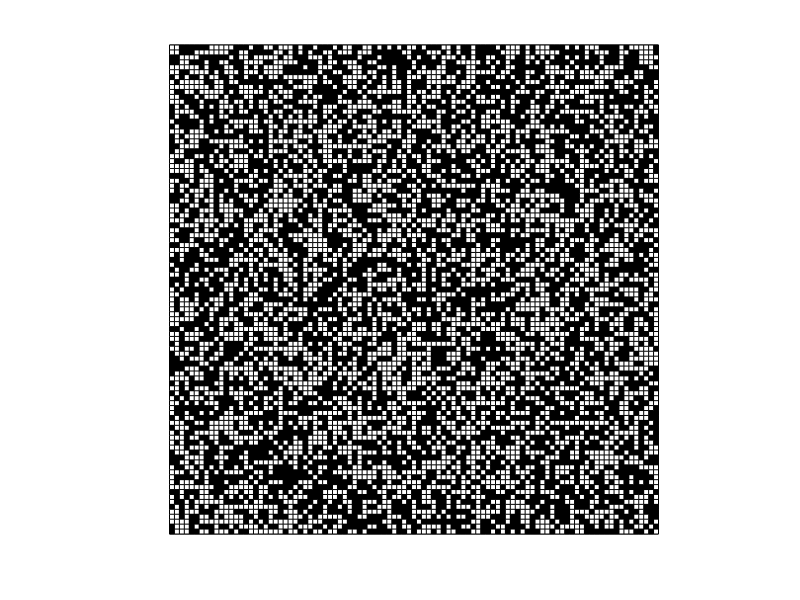

Source code (MATLAB): (Note: this script raises an error after producing the figure.)
%% Conways Game of Life %%
clear;
clc;

%bool to switch between fields
alternating = true; 

%create and initialize playfield randomly
fieldSize = 100;
playField = randi([0 1], fieldSize);
playField(:,:,2) = playField;
pcolor(playField(:,:,alternating))
drawnow;
set(gca,'YTickLabel',[],'XTickLabel',[]);
colormap(flipud(gray(2)))
axis square  
hold on

%create and initialize playfield manually
% fieldSize = 100;
% playField = zeros(fieldSize);
% playField(:,:,2) = zeros(fieldSize);
% playField(10,10,:) = 1;
% playField(10,11,:) = 1;
% playField(10,12,:) = 1;
% playField(11,12,:) = 1;
% playField(9,11,:)  = 1;
% playField(20,20,:) = 1;
% playField(20,21,:) = 1;
% playField(20,22,:) = 1;
% playField(21,22,:) = 1;
% playField(19,21,:) = 1;
% playField(70,70,:) = 1;
% playField(70,71,:) = 1;
% playField(70,72,:) = 1;
% playField(71,72,:) = 1;
% playField(69,71,:) = 1;
% pcolor(playField(:,:,alternating))
% drawnow;
% set(gca,'YTickLabel',[],'XTickLabel',[]);
% colormap(flipud(gray(2)))
% axis square 
% hold on

%let there be light!
%while there is any non-zero element
while any(playField(:,:,alternating + 1), 'all')
    
    %run through grid (without corners and boundaries)
    for i = 2:fieldSize - 1
        for j = 2:fieldSize - 1
            
            %define neighbors
            neighNN = playField(i, j + 1, alternating + 1);
            neighNE = playField(i + 1, j + 1, alternating + 1);
            neighEE = playField(i + 1, j, alternating + 1);
            neighSE = playField(i + 1, j - 1, alternating + 1);
            neighSS = playField(i, j - 1, alternating + 1);
            neighSW = playField(i - 1, j - 1, alternating + 1);
            neighWW = playField(i - 1, j, alternating + 1);
            neighNW = playField(i - 1, j + 1, alternating + 1);
            neighArr = [neighNN neighNE neighEE neighSE neighSS neighSW neighWW neighNW];
            neighNz = nnz(neighArr);
            
            if ((playField(i, j, alternating + 1) == 0) && (neighNz == 3))
                playField(i, j, ~alternating + 1) = 1;
                
            elseif ((playField(i, j, alternating + 1) == 1) && ((neighNz < 2) || (neighNz > 3)))
                playField(i, j, ~alternating + 1) = 0;
                
            else
            end
        end
    end
    
    %west boundary
    i = 1;
    for j = 2:fieldSize - 1
        
        %define neighbors
        neighNN = playField(i, j + 1, alternating + 1);
        neighNE = playField(i + 1, j + 1, alternating + 1);
        neighEE = playField(i + 1, j, alternating + 1);
        neighSE = playField(i + 1, j - 1, alternating + 1);
        neighSS = playField(i, j - 1, alternating + 1);
        neighSW = playField(fieldSize, j - 1, alternating + 1);
        neighWW = playField(fieldSize, j, alternating + 1);
        neighNW = playField(fieldSize, j + 1, alternating + 1);
        neighArr = [neighNN neighNE neighEE neighSE neighSS neighSW neighWW neighNW];
        neighNz = nnz(neighArr);
            
        if ((playField(i, j, alternating + 1) == 0) && (neighNz == 3))
            playField(i, j, ~alternating + 1) = 1;
                
        elseif ((playField(i, j, alternating + 1) == 1) && ((neighNz < 2) || (neighNz > 3)))
            playField(i, j, ~alternating + 1) = 0;
               
        else
        end
    end
    
    %east boundary
    i = fieldSize;
    for j = 2:fieldSize - 1
        
        %define neighbors
        neighNN = playField(i, j + 1, alternating + 1);
        neighNE = playField(1, j + 1, alternating + 1);
        neighEE = playField(1, j, alternating + 1);
        neighSE = playField(1, j - 1, alternating + 1);
        neighSS = playField(i, j - 1, alternating + 1);
        neighSW = playField(i - 1, j - 1, alternating + 1);
        neighWW = playField(i - 1, j, alternating + 1);
        neighNW = playField(i - 1, j + 1, alternating + 1);
        neighArr = [neighNN neighNE neighEE neighSE neighSS neighSW neighWW neighNW];
        neighNz = nnz(neighArr);
            
        if ((playField(i, j, alternating + 1) == 0) && (neighNz == 3))
            playField(i, j, ~alternating + 1) = 1;
                
        elseif ((playField(i, j, alternating + 1) == 1) && ((neighNz < 2) || (neighNz > 3)))
            playField(i, j, ~alternating + 1) = 0;
                
        else
        end
    end
    
    %north boundary
    j = fieldSize;
    for i = 2:fieldSize - 1
        
        %define neighbors
        neighNN = playField(i, 1, alternating + 1);
        neighNE = playField(i + 1, 1, alternating + 1);
        neighEE = playField(i + 1, j, alternating + 1);
        neighSE = playField(i + 1, j - 1, alternating + 1);
        neighSS = playField(i, j - 1, alternating + 1);
        neighSW = playField(i - 1, j - 1, alternating + 1);
        neighWW = playField(i - 1, j, alternating + 1);
        neighNW = playField(i - 1, 1, alternating + 1);
        neighArr = [neighNN neighNE neighEE neighSE neighSS neighSW neighWW neighNW];
        neighNz = nnz(neighArr);
            
        if ((playField(i, j, alternating + 1) == 0) && (neighNz == 3))
            playField(i, j, ~alternating + 1) = 1;
                
        elseif ((playField(i, j, alternating + 1) == 1) && ((neighNz < 2) || (neighNz > 3)))
            playField(i, j, ~alternating + 1) = 0;
                
        else
        end
    end
    
    %south boundary
    j = 1;
    for i = 2:fieldSize - 1
        
        %define neighbors
        neighNN = playField(i, j + 1, alternating + 1);
        neighNE = playField(i + 1, j + 1, alternating + 1);
        neighEE = playField(i + 1, j, alternating + 1);
        neighSE = playField(i + 1, fieldSize, alternating + 1);
        neighSS = playField(i, fieldSize, alternating + 1);
        neighSW = playField(i - 1, fieldSize, alternating + 1);
        neighWW = playField(i - 1, j, alternating + 1);
        neighNW = playField(i - 1, j + 1, alternating + 1);
        neighArr = [neighNN neighNE neighEE neighSE neighSS neighSW neighWW neighNW];
        neighNz = nnz(neighArr);
            
        if ((playField(i, j, alternating + 1) == 0) && (neighNz == 3))
            playField(i, j, ~alternating + 1) = 1;
                
        elseif ((playField(i, j, alternating + 1) == 1) && ((neighNz < 2) || (neighNz > 3)))
            playField(i, j, ~alternating + 1) = 0;
                
        else
        end
    end
    
    %north east corner
    i = fieldSize;
    j = fieldSize;
        
    %define neighbors
    neighNN = playField(i, 1, alternating + 1);
    neighNE = playField(1, 1, alternating + 1);
    neighEE = playField(1, j, alternating + 1);
    neighSE = playField(1, j - 1, alternating + 1);
    neighSS = playField(i, j - 1, alternating + 1);
    neighSW = playField(i - 1, j - 1, alternating + 1);
    neighWW = playField(i - 1, j, alternating + 1);
    neighNW = playField(i - 1, 1, alternating + 1);
    neighArr = [neighNN neighNE neighEE neighSE neighSS neighSW neighWW neighNW];
    neighNz = nnz(neighArr);
            
    if ((playField(i, j, alternating + 1) == 0) && (neighNz == 3))
        playField(i, j, ~alternating + 1) = 1;
                
    elseif ((playField(i, j, alternating + 1) == 1) && ((neighNz < 2) || (neighNz > 3)))
        playField(i, j, ~alternating + 1) = 0;
                
    else
    end
    
    %south east corner
    i = fieldSize;
    j = 1;
        
    %define neighbors
    neighNN = playField(i, j + 1, alternating + 1);
    neighNE = playField(1, j + 1, alternating + 1);
    neighEE = playField(1, j, alternating + 1);
    neighSE = playField(1, fieldSize, alternating + 1);
    neighSS = playField(i, fieldSize, alternating + 1);
    neighSW = playField(i - 1, fieldSize, alternating + 1);
    neighWW = playField(i - 1, j, alternating + 1);
    neighNW = playField(i - 1, j + 1, alternating + 1);
    neighArr = [neighNN neighNE neighEE neighSE neighSS neighSW neighWW neighNW];
    neighNz = nnz(neighArr);
            
    if ((playField(i, j, alternating + 1) == 0) && (neighNz == 3))
        playField(i, j, ~alternating + 1) = 1;
                
    elseif ((playField(i, j, alternating + 1) == 1) && ((neighNz < 2) || (neighNz > 3)))
        playField(i, j, ~alternating + 1) = 0;
                
    else
    end
    
    %south west corner
    i = 1;
    j = 1;
        
    %define neighbors
    neighNN = playField(i, j + 1, alternating + 1);
    neighNE = playField(i + 1, j + 1, alternating + 1);
    neighEE = playField(i + 1, j, alternating + 1);
    neighSE = playField(i + 1, fieldSize, alternating + 1);
    neighSS = playField(i, fieldSize, alternating + 1);
    neighSW = playField(fieldSize, fieldSize, alternating + 1);
    neighWW = playField(fieldSize, j, alternating + 1);
    neighNW = playField(fieldSize, j + 1, alternating + 1);
    neighArr = [neighNN neighNE neighEE neighSE neighSS neighSW neighWW neighNW];
    neighNz = nnz(neighArr);
            
    if ((playField(i, j, alternating + 1) == 0) && (neighNz == 3))
        playField(i, j, ~alternating + 1) = 1;
                
    elseif ((playField(i, j, alternating + 1) == 1) && ((neighNz < 2) || (neighNz > 3)))
        playField(i, j, ~alternating + 1) = 0;
                       
    else
    end
    
    %north west corner
    i = 1;
    j = fieldSize;
        
    %define neighbors
    neighNN = playField(i, 1, alternating + 1);
    neighNE = playField(i + 1, 1, alternating + 1);
    neighEE = playField(i + 1, j, alternating + 1);
    neighSE = playField(i + 1, fieldSize - 1, alternating + 1);
    neighSS = playField(i, fieldSize - 1, alternating + 1);
    neighSW = playField(fieldSize, fieldSize - 1, alternating + 1);
    neighWW = playField(fieldSize, j, alternating + 1);
    neighNW = playField(fieldSize, 1, alternating + 1);
    neighArr = [neighNN neighNE neighEE neighSE neighSS neighSW neighWW neighNW];
    neighNz = nnz(neighArr);
            
    if ((playField(i, j, alternating + 1) == 0) && (neighNz == 3))
        playField(i, j, ~alternating + 1) = 1;
                
    elseif ((playField(i, j, alternating + 1) == 1) && ((neighNz < 2) || (neighNz > 3)))
        playField(i, j, ~alternating + 1) = 0;
                
    else
    end 
    
    pause(0.01)
    pcolor(playField(:,:,~alternating + 1))
    drawnow;
    
    playField(:,:,alternating + 1) = playField(:,:,~alternating + 1);
    
    %switch field
    alternating = ~alternating;
end
